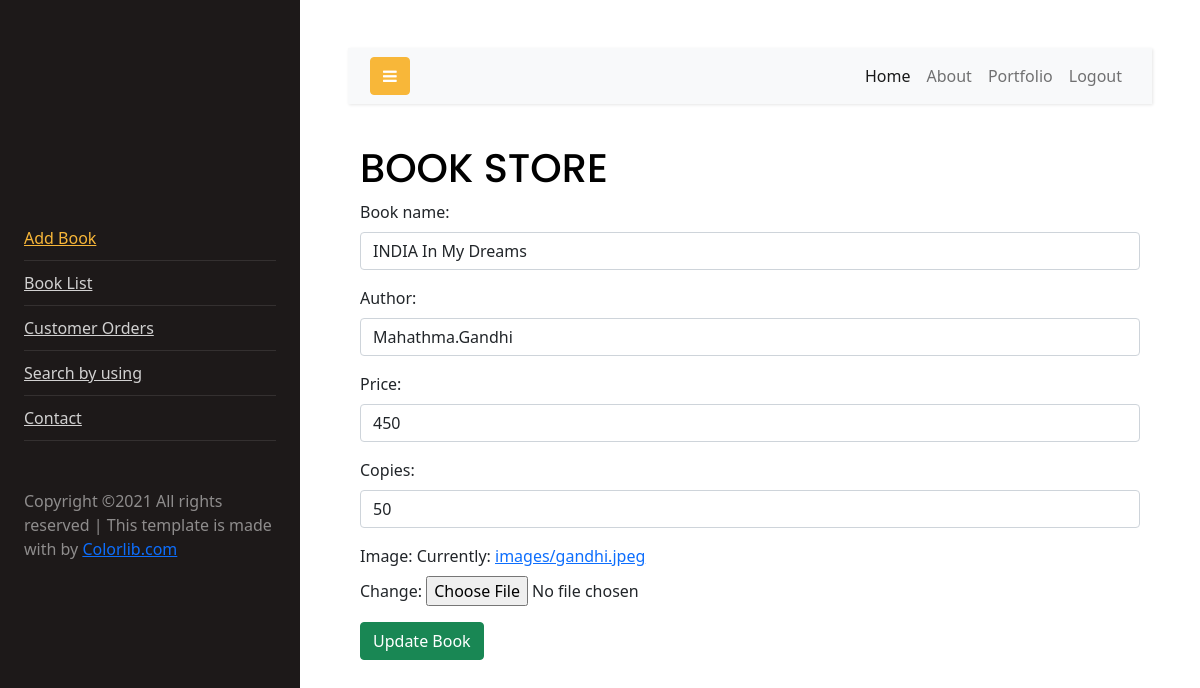
Page /bookstore/update2 (signed in) on the committed database.
### book/models.py (models this page shows, shortened)
class Book(models.Model):
    book_name=models.CharField(unique=True,max_length=100)
    author=models.CharField(max_length=100)
    price=models.PositiveIntegerField(default=50)
    copies=models.PositiveIntegerField(default=50,null=True)
    image=models.ImageField(upload_to="images",null=True)

### book/views.py (the view)
# urls.py: path("update<int:id>", views.UpdateBook.as_view(), name="updatebook"),
@method_decorator(signin_required,name="dispatch")
class UpdateBook(UpdateView):
    model = Book
    form_class = BookAddForm
    template_name = "update_book.html"
    success_url = reverse_lazy("listbook")
    pk_url_kwarg = "id"

### book/forms.py
class BookAddForm(ModelForm):
    class Meta:
        model = Book
        fields = ["book_name", "author", "price", "copies", "image", ]
        widgets = {
            "book_name": forms.TextInput(attrs={"class": "form-control"}),
            "author": forms.TextInput(attrs={"class": "form-control"}),
            "price": forms.NumberInput(attrs={"class": "form-control"}),
            "copies": forms.NumberInput(attrs={"class": "form-control"})
        }

### book/templates/update_book.html (shortened to what this page needs)
<!DOCTYPE html>
{%extends "book/base.html"%}
{%block body_block%}
<html lang="en">
<head>
    <link href="https://cdn.jsdelivr.net/npm/bootstrap@5.1.2/dist/css/bootstrap.min.css" rel="stylesheet"
>
</head>
<body>
<form action="" method="POST">
    <div class="container">
        <div class="row">
            <div class="col-12">
                <h1>BOOK STORE</h1>
                {{form.as_p}}
                <button type="submit"class="btn btn-success">Update Book</button>
            </div>
        </div>
    </div>
</form>
</body>
</html>
{%endblock%}

### rows in the picture
Book: book_name "INDIA In My Dreams", author "Mahathma.Gandhi", price "450", copies "50"
